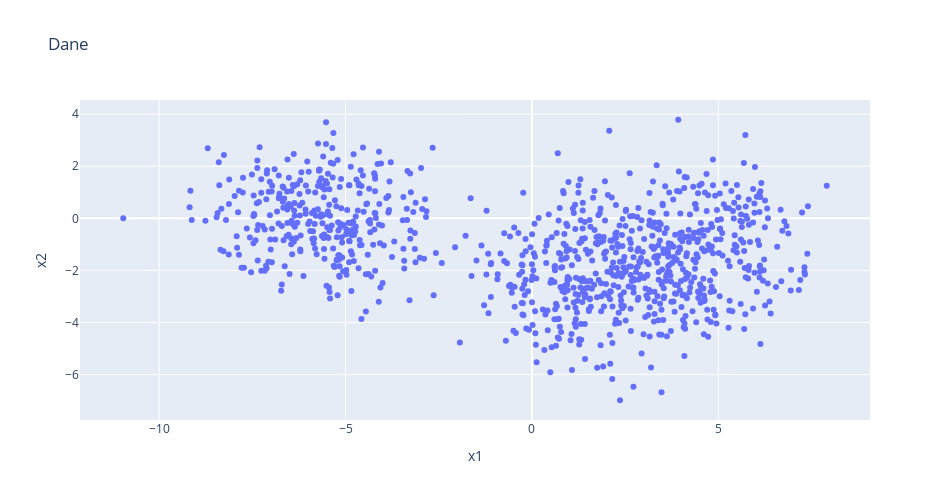

Source (notebook cell):
### Code cell
import plotly.express as px

px.scatter(df, 'x1', 'x2', width=950, height=500, title='Dane')

### Figure 1 — Plotly figure (JSON) as saved in the notebook; plotly's stock layout.template omitted (floating-point values rounded to 4 significant figures; data arrays with more than 128 entries replaced by an {"elided": "..."} marker saying what was removed)
{"data": [{"hovertemplate": "x1=%{x}<br>x2=%{y}<extra></extra>", "legendgroup": "", "marker": {"color": "#636efa", "symbol": "circle"}, "mode": "markers", "name": "", "orientation": "v", "showlegend": false, "type": "scatter", "x": {"elided": "1000 float values"}, "xaxis": "x", "y": {"elided": "1000 float values"}, "yaxis": "y"}], "layout": {"height": 500, "legend": {"tracegroupgap": 0}, "title": {"text": "Dane"}, "width": 950, "xaxis": {"anchor": "y", "autorange": true, "domain": [0, 1], "range": [-12.13, 9.073], "title": {"text": "x1"}, "type": "linear"}, "yaxis": {"anchor": "x", "autorange": true, "domain": [0, 1], "range": [-7.75, 4.546], "title": {"text": "x2"}, "type": "linear"}}}
